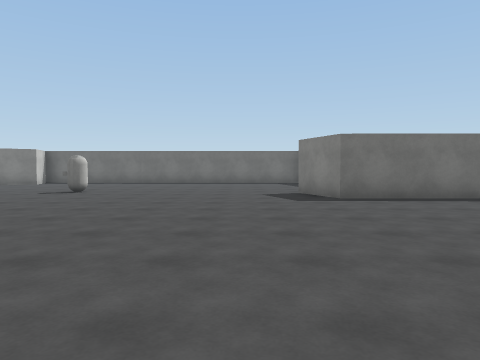
View 1 (above)

24 first-person views from a walk through a scene from a Unity 3-D project. The camera is 1.3 m above the floor, tilts 2° down and sees 70° across. The floor is counted in squares, 2 m on a side. Each view is taken from the middle of a square. On the plan, view 1 faces up. The plan holds only what a view shows up to about 10 squares ahead; the rest is blank. The place goes on beyond the plan. Surface patterns are stand-ins for the level's own textures.

View 2
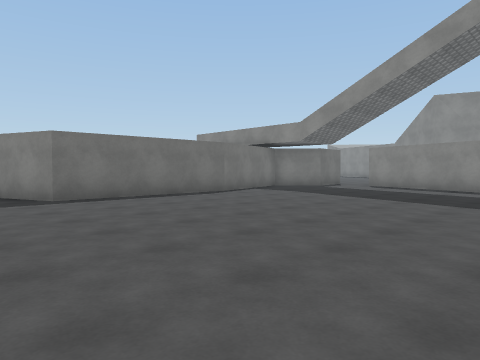

View 3
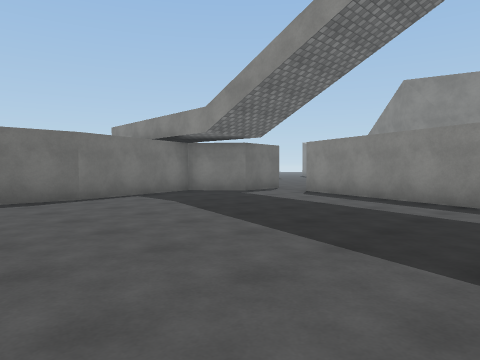

View 4
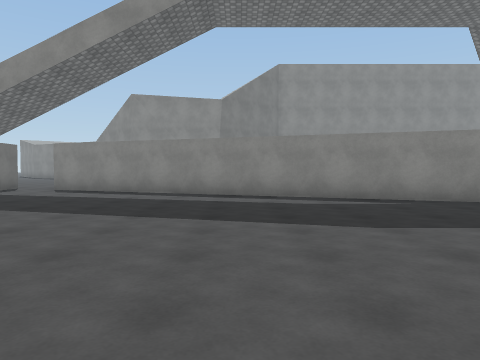

View 5
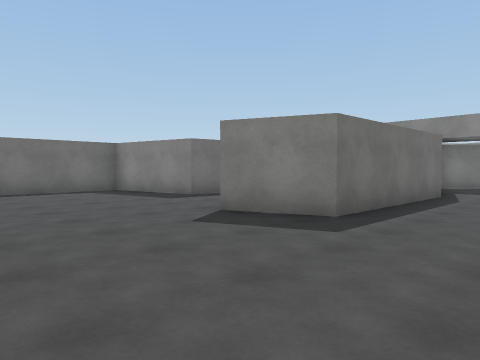

View 6
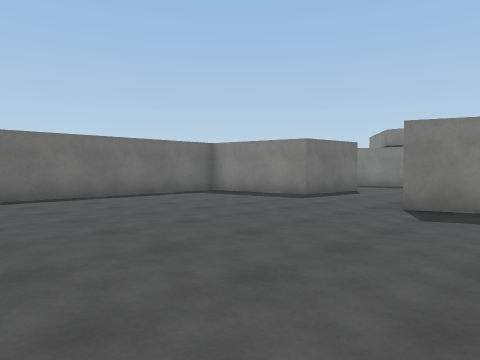

View 7
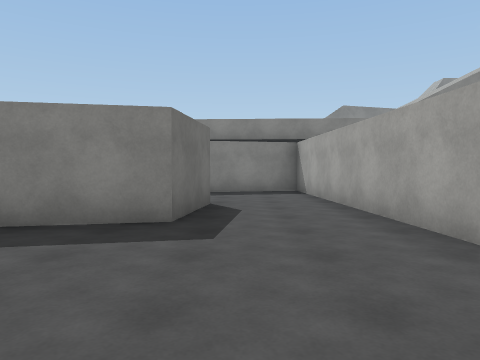

View 8
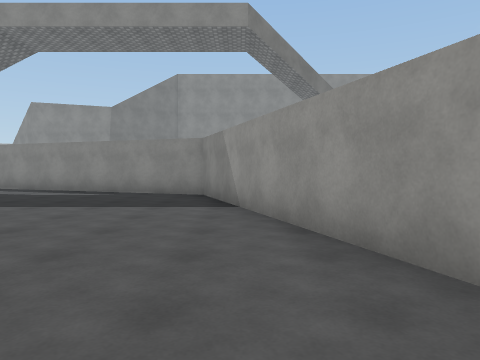

View 9
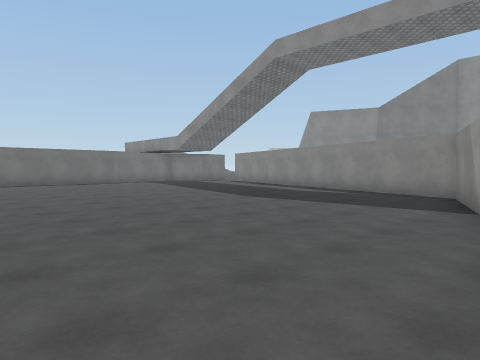

View 10
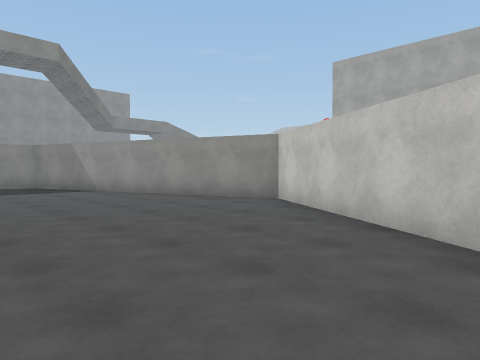

View 11
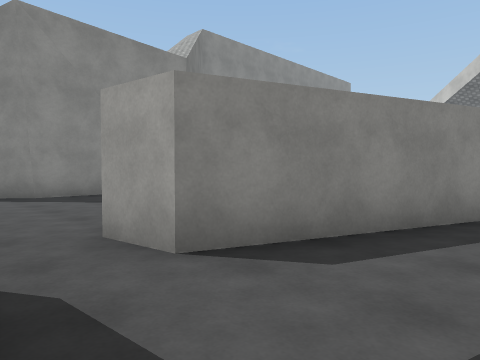

View 12
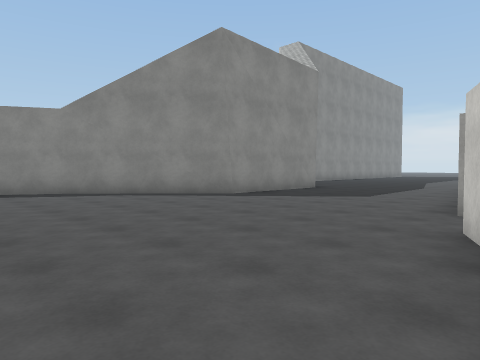

View 13
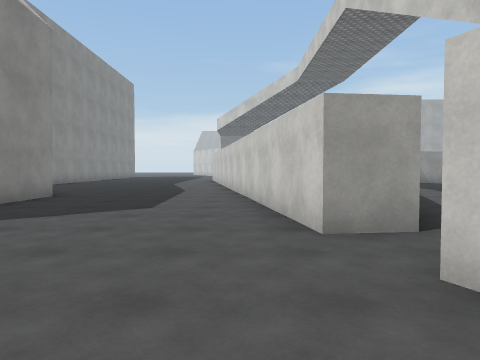

View 14
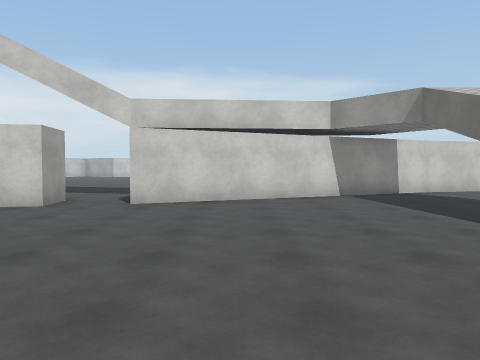

View 15
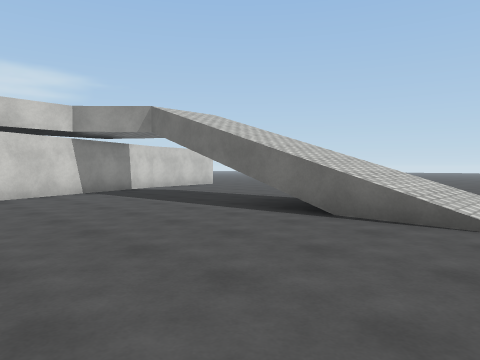

View 16
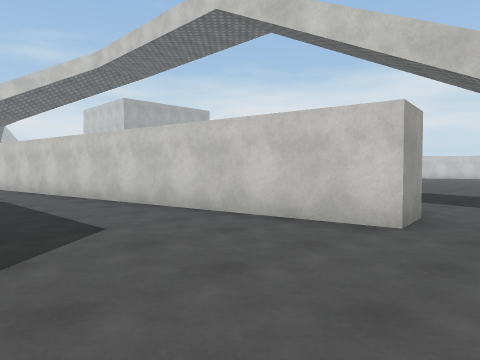

View 17
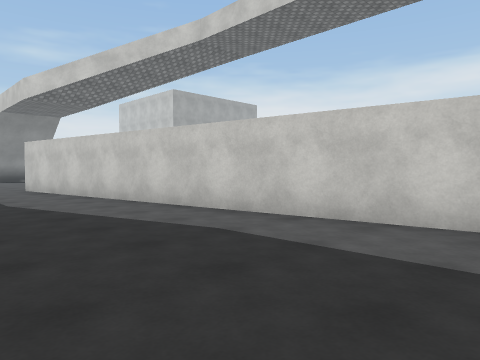

View 18
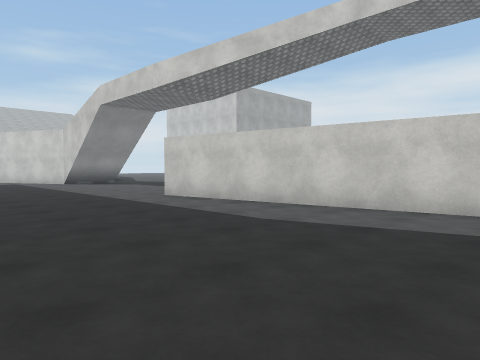

View 19
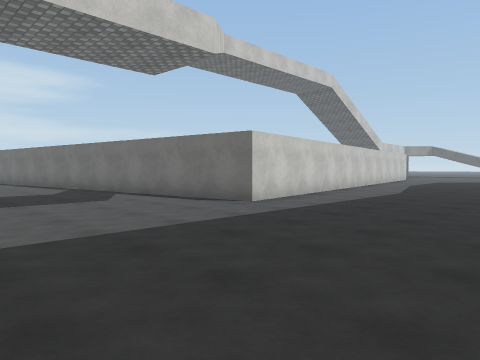

View 20
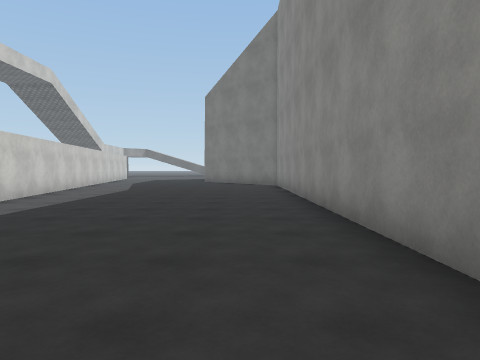

View 21
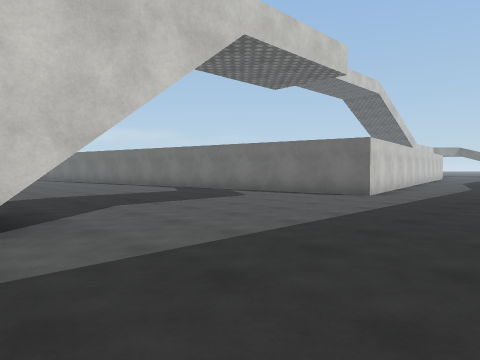

View 22
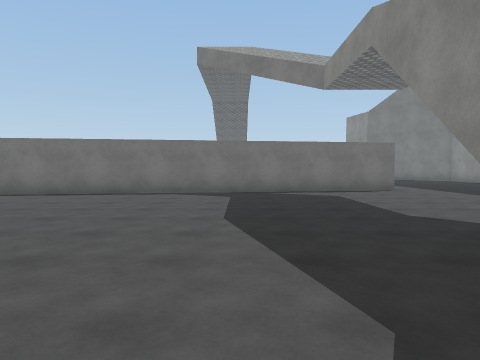

View 23
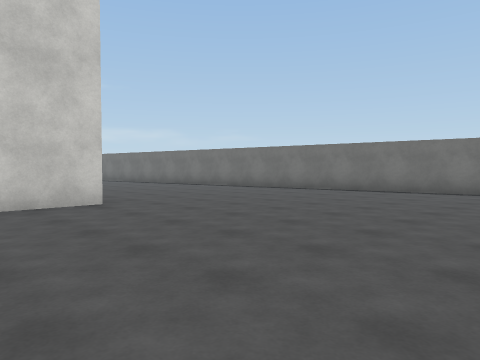

View 24
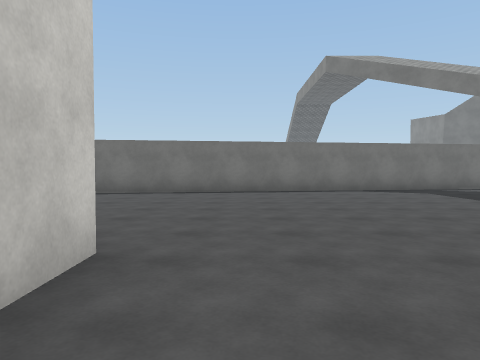

### Floor plan
Points are (right, up) in squares from view 1. A wall is a line through its corners. A room is listed if a view was taken in it or the views show most of it. See-through windows are left out.
Room 1 (views 1, 2, 3, 4, 5, 6, 7, 8, 9, 10, 11)
walls: (1.8, 9) (8.8, 9.4) (8.2, 11.9); (6.7, 7.2) (2.1, 7.3) (1.5, 9); (5.4, 11.5) (3.1, 11.8) (2.6, 14.7) (-2.7, 14.8); (-3.5, -5.2) (0.6, -7.8) (8.3, -5.1) (12.2, 5.5); (12.1, 7) (11.1, 6.9) (10, 8.1) (6.6, 7.2)
ways out: opening at (12, 6) to room 2
objects: other object (-4, 9)
Room 2 (views 12, 13, 14, 15, 16, 17, 18, 19, 20, 21, 22, 23, 24)
walls: (15.3, -15.6) (15.3, -16.4); (21.4, -13.1) (21.4, -5.1); (4.9, -17.4) (4.9, -19); (18.3, 1) (18.3, 4.9) (21.3, 8.1) (21.9, 9.3); (12.2, 5.5) (13.2, 5.6) (15.5, -9.1) (2.2, -11.1); (9.8, 14.1) (12.8, 7); (9.5, 15.7) (9.8, 14)
ways out: opening at (12, 6) to room 1

Positions as (right, up) in squares from view 1, and headings:
1: (0, 0), facing up
2: (0, 0), facing up-right
3: (4, 0), facing up-right
4: (2, 0), facing right
5: (-2, 5), facing up-right
6: (-4, 7), facing up-right
7: (-1, 11), facing right
8: (0, -6), facing right
9: (0, -7), facing up-right
10: (-4, -2), facing down-right
11: (10, 7), facing down-right
12: (12, 11), facing down-right
13: (14, 9), facing down
14: (19, 9), facing left
15: (20, 8), facing up-left
16: (17, 7), facing down-left
17: (18, 2), facing down-left
18: (20, -2), facing down-left
19: (20, -14), facing up-left
20: (20, -15), facing up
21: (19, -17), facing up-left
22: (11, -19), facing up
23: (11, -20), facing up-left
24: (6, -20), facing up
